Frame 1 (no input): blank canvas, image omitted
Frame 60 (the mouse pressed at the canvas centre just before this capture): blank canvas, image omitted
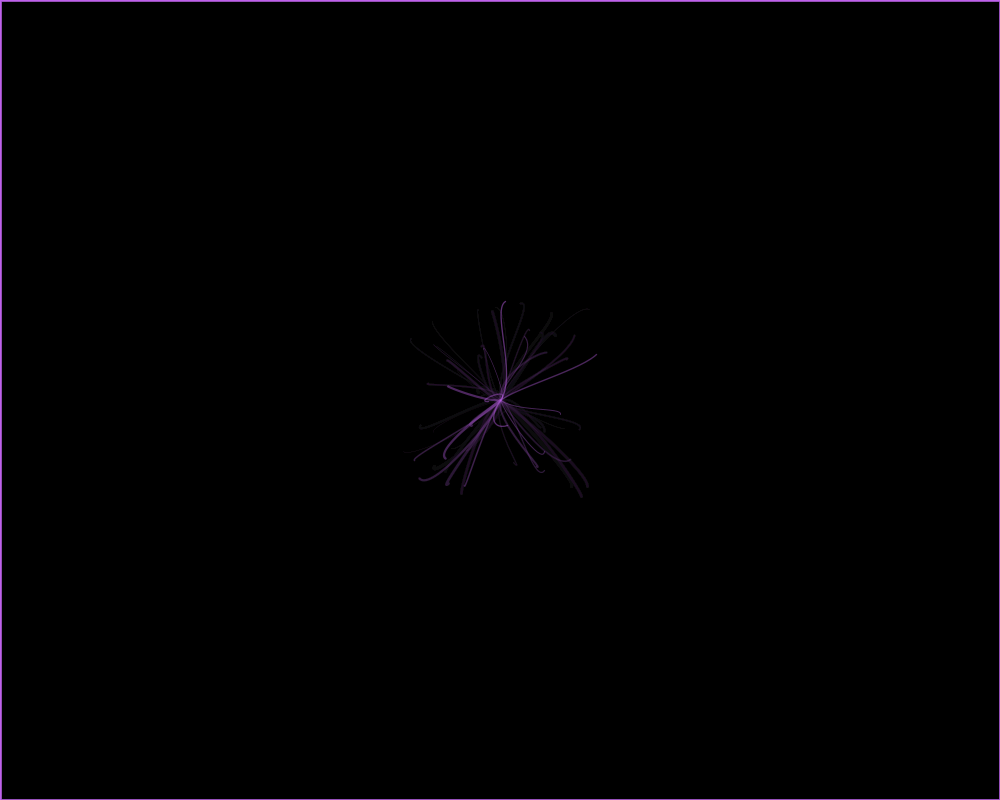
Frame 120 (the mouse held since frame 60 and released just before this capture)

The Processing sketch whose frames 1 and 60 were blank and that drew this single picture after the mouse press (run headless with seeded random() and noise(); from frame 60 on, the mouse is pressed at the canvas centre):

// Processing sketch: sparklers
// ── sparklers.pde
//
// Jiffer Harriman
// sparklers.pde
//
// draw curves originating at the mouse going off in random directions
//
// Click mouse to light your sparkler
//
// press 't' to toggle fade on and off
// press ' ' (space) to clear background
//

// color variable
color sparklerColor;

// size of sparkler sparks 
int size = 100;
boolean fade = true;

// initialization
void setup(){
  size(1000, 800);
  background(0);
}

// main draw loop
void draw(){
  
 // only draw when mouse is pressed 
  if (mousePressed){
    // load the spakler color
    stroke(sparklerColor);
    
   strokeWeight(random(3));
   // random curve starting at mouse
    curve((mouseX + random(-size, size)), (mouseY + random(-size, size)), mouseX , mouseY,  (mouseX + random(-size, size)), (mouseY + random(-size, size)), (mouseX + random(-size, size)), (mouseY + random(-size, size)));

  }
  
  // if fade is true then draw a low alpha rectangle over the window
  if(fade){
    // fade out the background
    fill(0, 10);
    rect(0, 0, width, height);
  }
}

// load a new random color on mouse press
void mousePressed(){
  sparklerColor = color(random(100, 255), random(50, 250), random(100, 255), 120);
}

// press 't' to toggle fade on and off
// press ' ' (space) to clear background
void keyPressed(){
  if(key == 't'){
    fade = !fade;
  }
  else if(key == ' '){
    background(0);
  }
}
